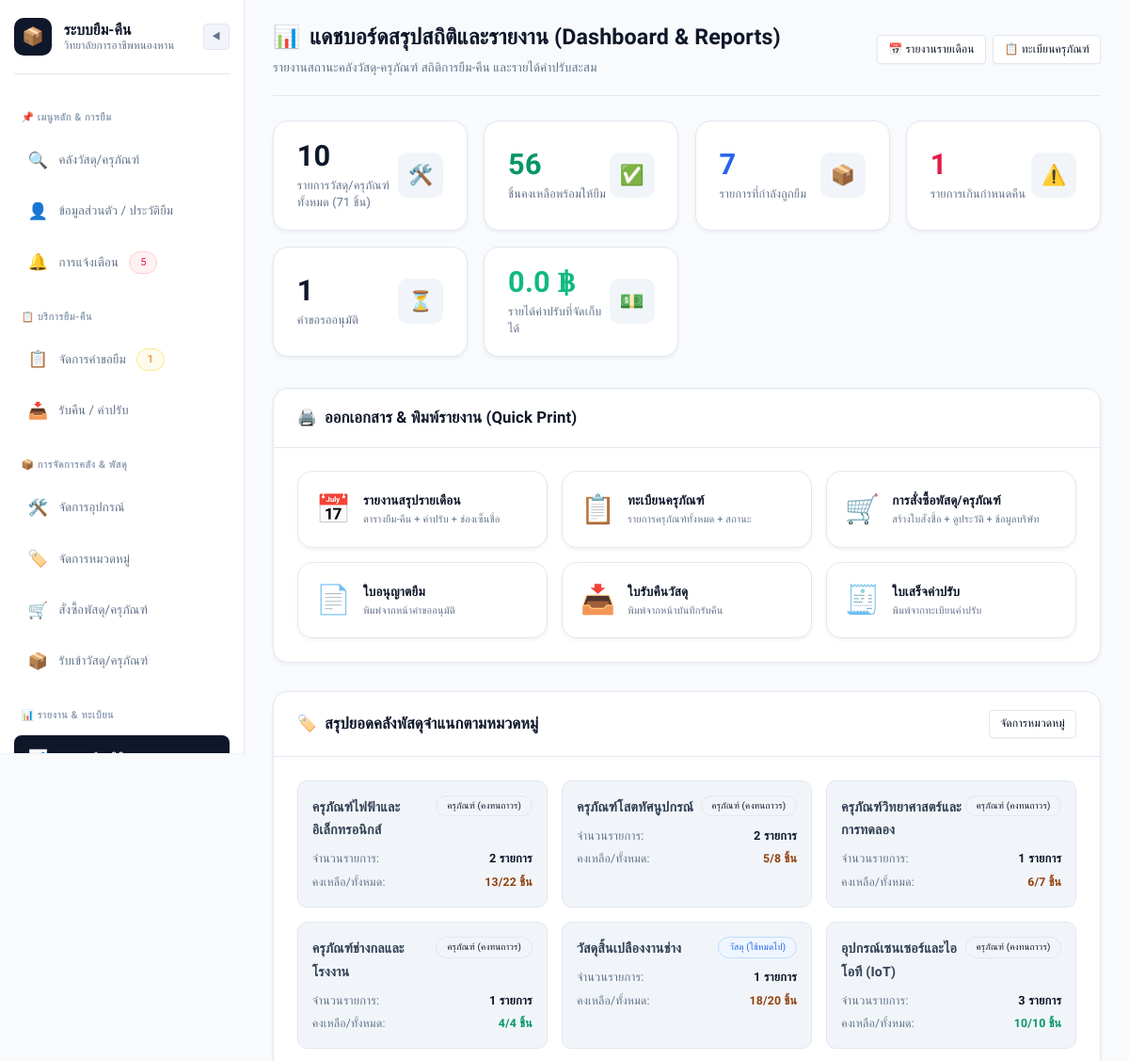
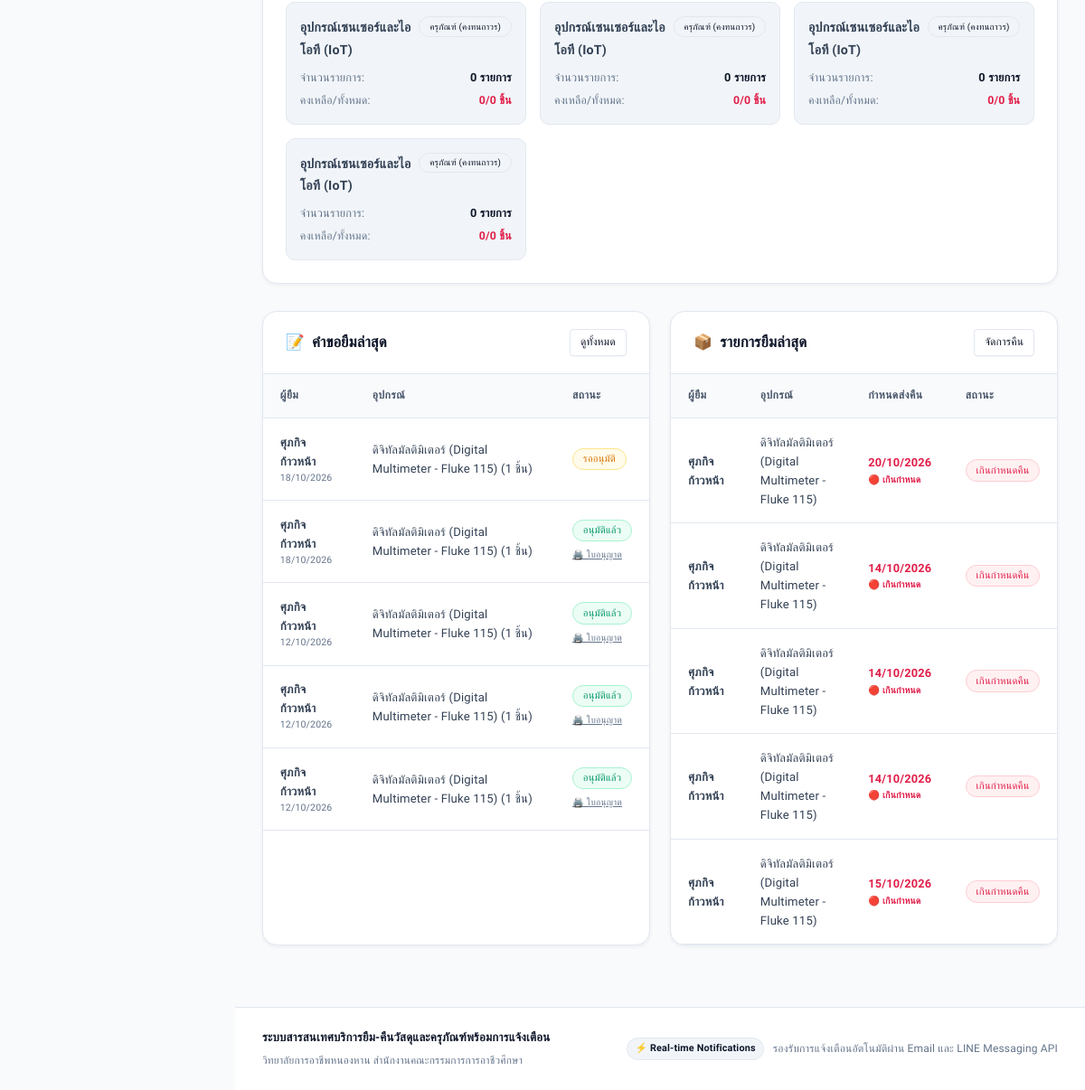
The app's page /admin/dashboard (signed in), older data (2 pictures, top to bottom).
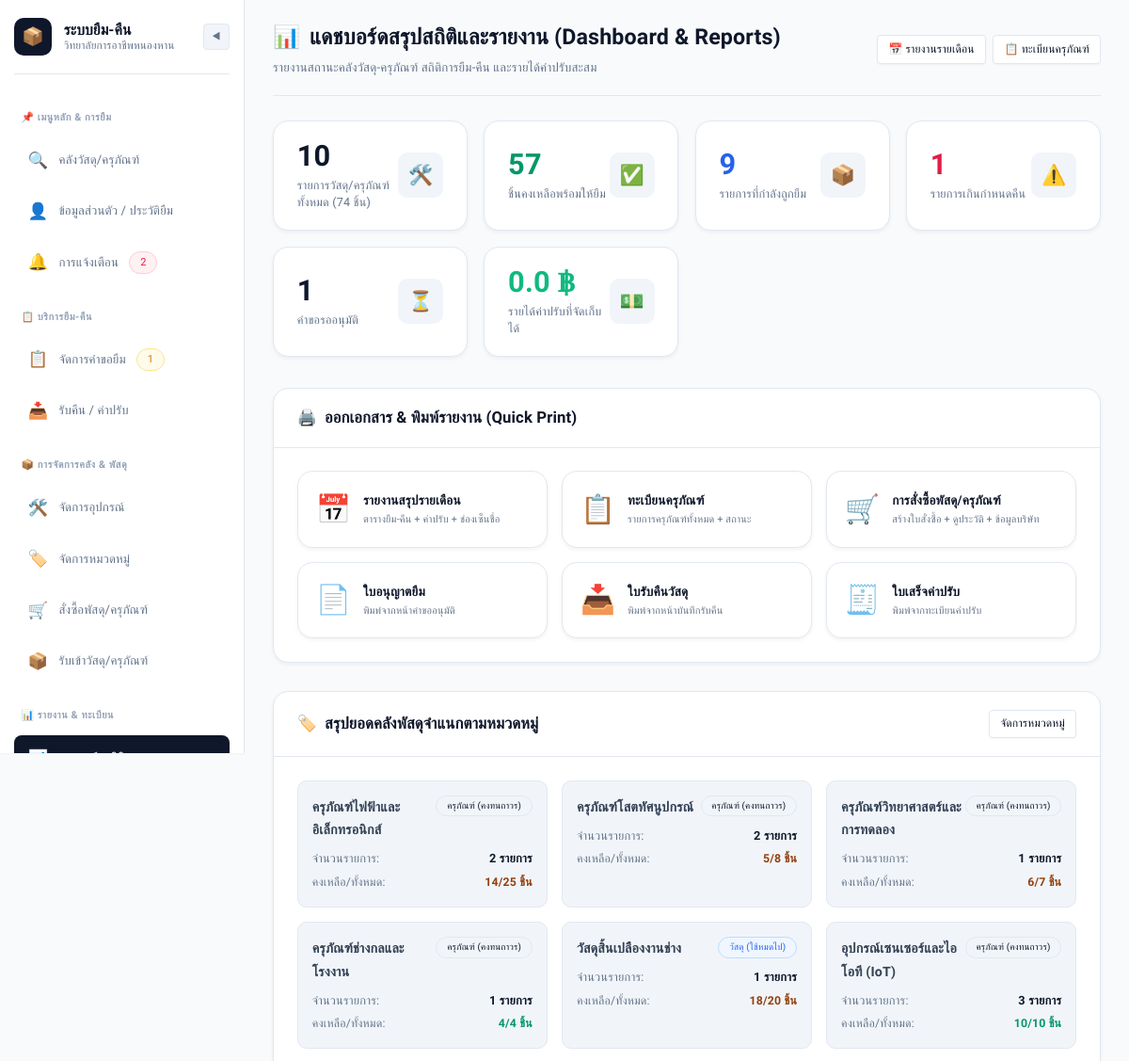
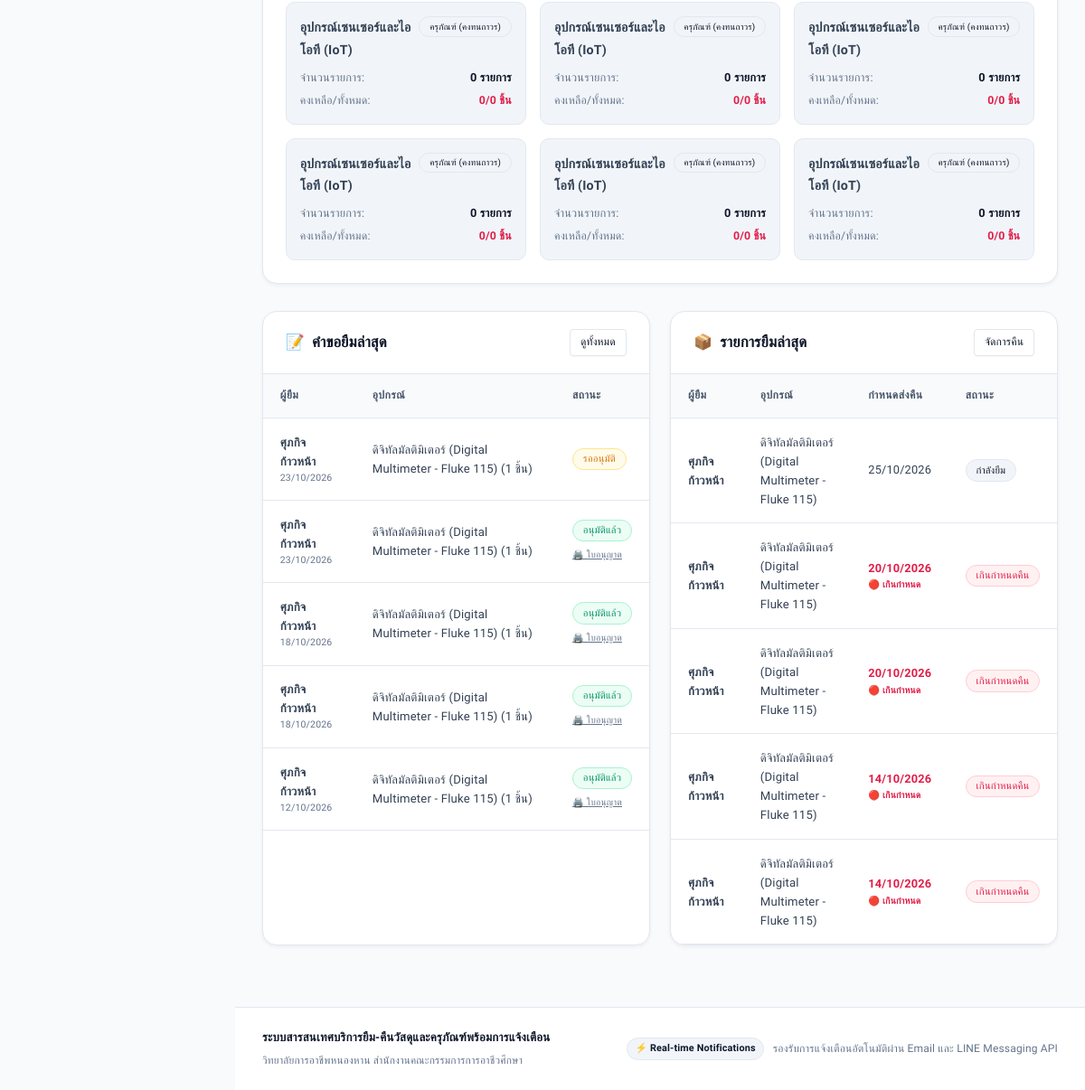
The same page, newer data (2 pictures, top to bottom).
### models.py (models this page shows, shortened)
class Category(db.Model):
    __tablename__ = 'categories'
    category_id = db.Column(db.Integer, primary_key=True, autoincrement=True)
    category_name = db.Column(db.String(100), nullable=False)
    type = db.Column(db.String(20), default='durable_goods', nullable=False)  # 'material', 'durable_goods'
    equipment_list = db.relationship('Equipment', backref='category', lazy=True)
    @property
    def type_display(self):
        return 'วัสดุ (ใช้หมดไป)' if self.type == 'material' else 'ครุภัณฑ์ (คงทนถาวร)'

class BorrowRequest(db.Model):
    __tablename__ = 'borrow_requests'
    request_id = db.Column(db.Integer, primary_key=True, autoincrement=True)
    user_id = db.Column(db.Integer, db.ForeignKey('users.user_id'), nullable=False)
    equipment_id = db.Column(db.Integer, db.ForeignKey('equipment.equipment_id'), nullable=False)
    quantity = db.Column(db.Integer, default=1, nullable=False)
    purpose = db.Column(db.String(255), nullable=True)
    request_date = db.Column(db.DateTime, default=datetime.utcnow)
    expected_return_date = db.Column(db.DateTime, nullable=False)
    status = db.Column(db.String(20), default='pending', nullable=False)  # 'pending', 'approved', 'rejected'
    rejection_reason = db.Column(db.String(255), nullable=True)
    approved_by = db.Column(db.Integer, db.ForeignKey('users.user_id'), nullable=True)
    approver = db.relationship('User', foreign_keys=[approved_by], backref='approved_requests')
    borrowing = db.relationship('Borrowing', backref='borrow_request', uselist=False, lazy=True)
    @property
    def status_display(self):
        mapping = {
            'pending': 'รออนุมัติ',
            'approved': 'อนุมัติแล้ว',
            'rejected': 'ไม่อนุมัติ'
        }
        return mapping.get(self.status, self.status)
    @property
    def status_badge_class(self):
        mapping = {
            'pending': 'badge-warning',
            'approved': 'badge-success',
            'rejected': 'badge-danger'
        }
        return mapping.get(self.status, 'badge-secondary')

class User(db.Model):
    __tablename__ = 'users'
    user_id = db.Column(db.Integer, primary_key=True, autoincrement=True)
    student_or_citizen_id = db.Column(db.String(20), nullable=False)
    first_name = db.Column(db.String(100), nullable=False)
    last_name = db.Column(db.String(100), nullable=False)
    email = db.Column(db.String(100), unique=True, nullable=False)
    password_hash = db.Column(db.String(255), nullable=False)
    phone_number = db.Column(db.String(20), nullable=True)
    role = db.Column(db.String(20), default='student', nullable=False)  # 'student', 'teacher', 'staff', 'admin'
    line_user_id = db.Column(db.String(100), nullable=True)
    department = db.Column(db.String(100), nullable=True, default='แผนกวิชาช่างอิเล็กทรอนิกส์')
    created_at = db.Column(db.DateTime, default=datetime.utcnow)
    borrow_requests = db.relationship('BorrowRequest', foreign_keys='BorrowRequest.user_id', backref='user', lazy=True)
    borrowings = db.relationship('Borrowing', foreign_keys='Borrowing.user_id', backref='user', lazy=True)
    notifications = db.relationship('Notification', backref='user', lazy=True, order_by='Notification.created_at.desc()')
    @property
    def full_name(self):
        return f"{self.first_name} {self.last_name}"
    @property
    def role_display(self):
        roles = {
            'student': 'นักเรียน/นักศึกษา',
            'teacher': 'อาจารย์/ครูผู้สอน',
            'staff': 'เจ้าหน้าที่พัสดุ',
            'admin': 'ผู้ดูแลระบบ'
        }
        return roles.get(self.role, self.role)
    @property
    def role_badge_class(self):
        badges = {
            'student': 'badge-info',
            'teacher': 'badge-primary',
            'staff': 'badge-warning',
            'admin': 'badge-danger'
        }
        return badges.get(self.role, 'badge-secondary')

class Equipment(db.Model):
    __tablename__ = 'equipment'
    equipment_id = db.Column(db.Integer, primary_key=True, autoincrement=True)
    equipment_code = db.Column(db.String(50), unique=True, nullable=False)
    name = db.Column(db.String(150), nullable=False)
    category_id = db.Column(db.Integer, db.ForeignKey('categories.category_id'), nullable=False)
    location_id = db.Column(db.Integer, db.ForeignKey('locations.location_id'), nullable=False)
    total_quantity = db.Column(db.Integer, default=1, nullable=False)
    available_quantity = db.Column(db.Integer, default=1, nullable=False)
    status = db.Column(db.String(20), default='available', nullable=False)  # 'available', 'borrowed', 'maintenance', 'damaged'
    image_path = db.Column(db.String(255), nullable=True)
    description = db.Column(db.Text, nullable=True)
    borrow_requests = db.relationship('BorrowRequest', backref='equipment', lazy=True)
    borrowings = db.relationship('Borrowing', backref='equipment', lazy=True)
    maintenances = db.relationship('Maintenance', backref='equipment', lazy=True)

class Borrowing(db.Model):
    __tablename__ = 'borrowings'
    borrow_id = db.Column(db.Integer, primary_key=True, autoincrement=True)
    request_id = db.Column(db.Integer, db.ForeignKey('borrow_requests.request_id'), nullable=False)
    user_id = db.Column(db.Integer, db.ForeignKey('users.user_id'), nullable=False)
    equipment_id = db.Column(db.Integer, db.ForeignKey('equipment.equipment_id'), nullable=False)
    quantity = db.Column(db.Integer, default=1, nullable=False)
    borrow_date = db.Column(db.DateTime, default=datetime.utcnow)
    due_date = db.Column(db.DateTime, nullable=False)
    status = db.Column(db.String(20), default='borrowed', nullable=False)  # 'borrowed', 'returned', 'overdue'
    return_record = db.relationship('ReturnRecord', backref='borrowing', uselist=False, lazy=True)
    @property
    def is_overdue(self):
        if self.status == 'borrowed' and datetime.utcnow() > self.due_date:
            return True
        return self.status == 'overdue'
    @property
    def status_display(self):
        if self.status == 'borrowed' and datetime.utcnow() > self.due_date:
            return 'เกินกำหนดคืน'
        mapping = {
            'borrowed': 'กำลังยืม',
            'returned': 'คืนแล้ว',
            'overdue': 'เกินกำหนดคืน'
        }
        return mapping.get(self.status, self.status)
    @property
    def status_badge_class(self):
        if self.status == 'borrowed' and datetime.utcnow() > self.due_date:
            return 'badge-danger'
        mapping = {
            'borrowed': 'badge-primary',
            'returned': 'badge-success',
            'overdue': 'badge-danger'
        }
        return mapping.get(self.status, 'badge-secondary')

### app.py (the view)
    @app.route('/admin/dashboard')
    @roles_required('admin', 'staff')
    def admin_dashboard():
        total_equipment = Equipment.query.count()
        total_items_qty = db.session.query(db.func.sum(Equipment.total_quantity)).scalar() or 0
        total_available_qty = db.session.query(db.func.sum(Equipment.available_quantity)).scalar() or 0
        active_borrows_count = Borrowing.query.filter(Borrowing.status.in_(['borrowed', 'overdue'])).count()
        pending_requests_count = BorrowRequest.query.filter_by(status='pending').count()
        overdue_count = Borrowing.query.filter_by(status='overdue').count()
        total_fines_revenue = db.session.query(db.func.sum(Fine.total_fine)).filter_by(payment_status='paid').scalar() or 0.0
        categories = Category.query.all()
        recent_requests = BorrowRequest.query.order_by(BorrowRequest.request_date.desc()).limit(5).all()
        recent_borrowings = Borrowing.query.order_by(Borrowing.borrow_date.desc()).limit(5).all()
        return render_template(
            'admin/dashboard.html',
            total_equipment=total_equipment,
            total_items_qty=total_items_qty,
            total_available_qty=total_available_qty,
            active_borrows_count=active_borrows_count,
            pending_requests_count=pending_requests_count,
            overdue_count=overdue_count,
            total_fines_revenue=total_fines_revenue,
            categories=categories,
            recent_requests=recent_requests,
            recent_borrowings=recent_borrowings
        )

### templates/admin/dashboard.html (shortened to what the changed rows need)
{% extends "base.html" %}
{% block content %}
<div class="page-header">
    <div>
        <h1 class="page-title">
            <span>📊</span> แดชบอร์ดสรุปสถิติและรายงาน (Dashboard & Reports)
        </h1>
    </div>
</div>
<div class="stat-grid">
    <div class="stat-card">
        <div>
            <div class="stat-value">{{ total_equipment }}</div>
            <div class="stat-label">รายการวัสดุ/ครุภัณฑ์ทั้งหมด ({{ total_items_qty }} ชิ้น)</div>
        </div>
    </div>
    <div class="stat-card">
        <div>
            <div class="stat-value" style="color: var(--success);">{{ total_available_qty }}</div>
            <div class="stat-label">ชิ้นคงเหลือพร้อมให้ยืม</div>
        </div>
    </div>
    <div class="stat-card">
        <div>
            <div class="stat-value" style="color: var(--accent-blue);">{{ active_borrows_count }}</div>
            <div class="stat-label">รายการที่กำลังถูกยืม</div>
        </div>
    </div>
</div>
<div class="card" style="margin-bottom: 2rem;">
    <div class="card-body">
        <div style="display: grid; grid-template-columns: repeat(auto-fill, minmax(240px, 1fr)); gap: 1rem;">
            {% for cat in categories %}
                <div style="background: var(--bg-subtle); border: 1px solid var(--border); border-radius: var(--radius-md); padding: 1rem;">
                    <div style="display: flex; justify-content: space-between; align-items: flex-start; margin-bottom: 0.5rem;">
                        <div style="font-weight: 700; font-size: 0.95rem;">{{ cat.category_name }}</div>
                        <span class="badge {% if cat.type == 'durable_goods' %}badge-primary{% else %}badge-info{% endif %}" style="font-size: 0.65rem;">{{ cat.type_display }}</span>
                    </div>
                    <div style="display: flex; justify-content: space-between; font-size: 0.85rem; margin-top: 0.5rem;">
                        <span style="color: var(--text-muted);">จำนวนรายการ:</span>
                        <strong>{{ cat.equipment_list|length }} รายการ</strong>
                    </div>
                    {% set total_qty = namespace(v=0) %}{% set avail_qty = namespace(v=0) %}
                    {% for eq in cat.equipment_list %}{% set total_qty.v = total_qty.v + eq.total_quantity %}{% set avail_qty.v = avail_qty.v + eq.available_quantity %}{% endfor %}
                    <div style="display: flex; justify-content: space-between; font-size: 0.82rem; margin-top: 0.25rem;">
                        <span style="color: var(--text-muted);">คงเหลือ/ทั้งหมด:</span>
                        <strong style="color: {% if avail_qty.v == 0 %}var(--danger){% elif avail_qty.v < total_qty.v %}#92400e{% else %}var(--success){% endif %};">{{ avail_qty.v }}/{{ total_qty.v }} ชิ้น</strong>
                    </div>
                </div>
            {% endfor %}
        </div>
    </div>
</div>
<div style="display: grid; grid-template-columns: repeat(auto-fit, minmax(360px, 1fr)); gap: 1.5rem;">
    <div class="card">
        <div class="card-body" style="padding: 0;">
            {% if recent_requests %}
                <div class="table-responsive">
                    <table class="table">
                        <thead><tr><th>ผู้ยืม</th><th>อุปกรณ์</th><th>สถานะ</th></tr></thead>
                        <tbody>
                            {% for r in recent_requests %}
                                <tr>
                                    <td>
                                        <div style="font-weight: 600;">{{ r.user.full_name }}</div>
                                        <div style="font-size: 0.7rem; color: var(--text-muted);">{{ r.request_date.strftime('%d/%m/%Y') }}</div>
                                    </td>
                                    <td>{{ r.equipment.name }} ({{ r.quantity }} ชิ้น)</td>
                                    <td>
                                        <span class="badge {{ r.status_badge_class }}">{{ r.status_display }}</span>
                                        {% if r.status == 'approved' and r.borrowing %}
                                        <div style="margin-top: 0.2rem;">
                                            <a href="{{ url_for('borrow_permit', borrow_id=r.borrowing.borrow_id) }}" target="_blank" style="font-size: 0.68rem; color: var(--text-muted); text-decoration: underline;">🖨️ ใบอนุญาต</a>
                                        </div>
                                        {% endif %}
                                    </td>
                                </tr>
                            {% endfor %}
                        </tbody>
                    </table>
                </div>
            {% else %}
                <div style="padding: 2rem; text-align: center; color: var(--text-muted);">ไม่มีคำขอยืมล่าสุด</div>
            {% endif %}
        </div>
    </div>
    <div class="card">
        <div class="card-body" style="padding: 0;">
            {% if recent_borrowings %}
                <div class="table-responsive">
                    <table class="table">
                        <thead><tr><th>ผู้ยืม</th><th>อุปกรณ์</th><th>กำหนดส่งคืน</th><th>สถานะ</th></tr></thead>
                        <tbody>
                            {% for b in recent_borrowings %}
                                <tr>
                                    <td style="font-weight: 600;">{{ b.user.full_name }}</td>
                                    <td>{{ b.equipment.name }}</td>
                                    <td style="font-size: 0.85rem; {% if b.is_overdue %}color: var(--danger); font-weight:600;{% endif %}">
                                        {{ b.due_date.strftime('%d/%m/%Y') }}
                                        {% if b.is_overdue %}<div style="font-size:0.68rem;">🔴 เกินกำหนด</div>{% endif %}
                                    </td>
                                    <td>
                                        <span class="badge {{ b.status_badge_class }}">{{ b.status_display }}</span>
                                    </td>
                                </tr>
                            {% endfor %}
                        </tbody>
                    </table>
                </div>
            {% else %}
                <div style="padding: 2rem; text-align: center; color: var(--text-muted);">ไม่มีรายการยืม</div>
            {% endif %}
        </div>
    </div>
</div>
{% endblock %}

Row changes from the older to the newer data that the page shows:
no longer on this page (row unchanged): BorrowRequest: user.full_name "ศุภกิจ ก้าวหน้า", request_date "12/10/2026", equipment.name "ดิจิทัลมัลติมิเตอร์ (Digital Multimeter - Fluke 115)", quantity "1", status_display "อนุมัติแล้ว"
no longer on this page (row unchanged): BorrowRequest: user.full_name "ศุภกิจ ก้าวหน้า", request_date "12/10/2026", equipment.name "ดิจิทัลมัลติมิเตอร์ (Digital Multimeter - Fluke 115)", quantity "1", status_display "อนุมัติแล้ว"
no longer on this page (row unchanged): Borrowing: user.full_name "ศุภกิจ ก้าวหน้า", equipment.name "ดิจิทัลมัลติมิเตอร์ (Digital Multimeter - Fluke 115)", due_date "14/10/2026", shows "🔴 เกินกำหนด", status_display "เกินกำหนดคืน"
no longer on this page (row unchanged): Borrowing: user.full_name "ศุภกิจ ก้าวหน้า", equipment.name "ดิจิทัลมัลติมิเตอร์ (Digital Multimeter - Fluke 115)", due_date "15/10/2026", shows "🔴 เกินกำหนด", status_display "เกินกำหนดคืน"
computed for Category "ครุภัณฑ์ไฟฟ้าและอิเล็กทรอนิกส์": v "13" → "14"; v "22" → "25"
added Category: category_name "อุปกรณ์เซนเซอร์และไอโอที (IoT)", type_display "ครุภัณฑ์ (คงทนถาวร)", equipment_list|length "0", v "0"
added Category: category_name "อุปกรณ์เซนเซอร์และไอโอที (IoT)", type_display "ครุภัณฑ์ (คงทนถาวร)", equipment_list|length "0", v "0"
added BorrowRequest: user.full_name "ศุภกิจ ก้าวหน้า", request_date "23/10/2026", equipment.name "ดิจิทัลมัลติมิเตอร์ (Digital Multimeter - Fluke 115)", quantity "1", status_display "รออนุมัติ"
added BorrowRequest: user.full_name "ศุภกิจ ก้าวหน้า", request_date "23/10/2026", equipment.name "ดิจิทัลมัลติมิเตอร์ (Digital Multimeter - Fluke 115)", quantity "1", status_display "อนุมัติแล้ว"
changed BorrowRequest (number 3 of 5 on the later page): status_display "รออนุมัติ" → "อนุมัติแล้ว"; now shows "🖨️ ใบอนุญาต"
added Borrowing: user.full_name "ศุภกิจ ก้าวหน้า", equipment.name "ดิจิทัลมัลติมิเตอร์ (Digital Multimeter - Fluke 115)", due_date "25/10/2026", status_display "กำลังยืม"
added Borrowing: user.full_name "ศุภกิจ ก้าวหน้า", equipment.name "ดิจิทัลมัลติมิเตอร์ (Digital Multimeter - Fluke 115)", due_date "20/10/2026", shows "🔴 เกินกำหนด", status_display "เกินกำหนดคืน"
Text that changed along with them:
{{ unread_count }}: "5" → "2"
{{ total_items_qty }}: "71" → "74"
{{ total_available_qty }}: "56" → "57"
{{ active_borrows_count }}: "7" → "9"
